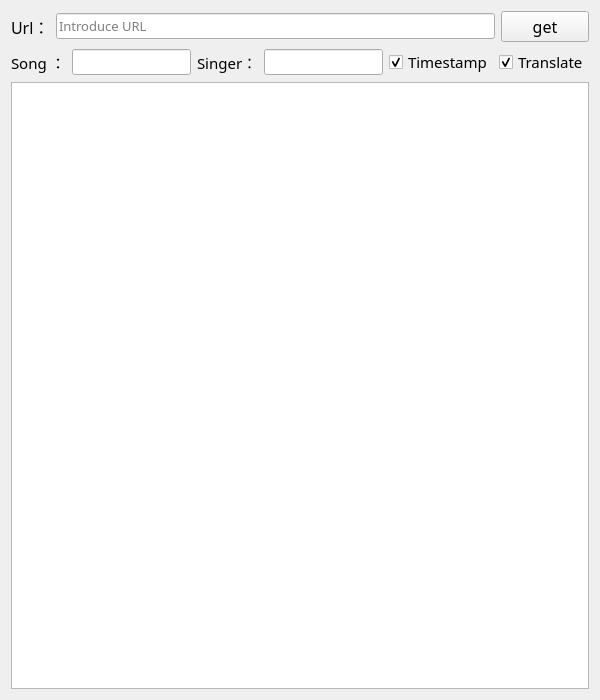
<?xml version="1.0" encoding="UTF-8"?>
<ui version="4.0">
 <class>MainWindow</class>
 <widget class="QMainWindow" name="MainWindow">
  <property name="geometry">
   <rect>
    <x>0</x>
    <y>0</y>
    <width>600</width>
    <height>700</height>
   </rect>
  </property>
  <property name="minimumSize">
   <size>
    <width>600</width>
    <height>700</height>
   </size>
  </property>
  <property name="maximumSize">
   <size>
    <width>600</width>
    <height>700</height>
   </size>
  </property>
  <property name="baseSize">
   <size>
    <width>450</width>
    <height>0</height>
   </size>
  </property>
  <property name="windowTitle">
   <string>歌词下载器</string>
  </property>
  <widget class="QWidget" name="centralWidget">
   <layout class="QVBoxLayout" name="verticalLayout">
    <item>
     <layout class="QVBoxLayout" name="mainLayout">
      <item>
       <layout class="QHBoxLayout" name="layoulayou_1" stretch="0,5,1">
        <item>
         <widget class="QLabel" name="songUrlLabel">
          <property name="font">
           <font>
            <family>微软雅黑</family>
            <pointsize>12</pointsize>
           </font>
          </property>
          <property name="text">
           <string>Url：</string>
          </property>
         </widget>
        </item>
        <item>
         <widget class="QLineEdit" name="songUrlEdit">
          <property name="font">
           <font>
            <family>微软雅黑</family>
            <pointsize>10</pointsize>
           </font>
          </property>
          <property name="text">
           <string/>
          </property>
          <property name="placeholderText">
           <string>Introduce URL</string>
          </property>
         </widget>
        </item>
        <item>
         <widget class="QPushButton" name="pushButton">
          <property name="font">
           <font>
            <family>Monaco</family>
            <pointsize>12</pointsize>
           </font>
          </property>
          <property name="text">
           <string>get</string>
          </property>
          <property name="shortcut">
           <string>Return</string>
          </property>
         </widget>
        </item>
       </layout>
      </item>
      <item>
       <layout class="QHBoxLayout" name="horizontalLayout">
        <item>
         <widget class="QLabel" name="songNameLabel">
          <property name="font">
           <font>
            <family>微软雅黑</family>
            <pointsize>11</pointsize>
           </font>
          </property>
          <property name="text">
           <string>Song ：</string>
          </property>
         </widget>
        </item>
        <item>
         <widget class="QLineEdit" name="songNameEdit">
          <property name="minimumSize">
           <size>
            <width>0</width>
            <height>0</height>
           </size>
          </property>
          <property name="font">
           <font>
            <family>微软雅黑</family>
            <pointsize>10</pointsize>
           </font>
          </property>
          <property name="text">
           <string/>
          </property>
          <property name="readOnly">
           <bool>false</bool>
          </property>
         </widget>
        </item>
        <item>
         <widget class="QLabel" name="singerLabel">
          <property name="font">
           <font>
            <family>微软雅黑</family>
            <pointsize>11</pointsize>
           </font>
          </property>
          <property name="text">
           <string>Singer：</string>
          </property>
         </widget>
        </item>
        <item>
         <widget class="QLineEdit" name="singerEdit">
          <property name="font">
           <font>
            <family>微软雅黑</family>
            <pointsize>10</pointsize>
           </font>
          </property>
          <property name="text">
           <string/>
          </property>
          <property name="readOnly">
           <bool>false</bool>
          </property>
         </widget>
        </item>
        <item>
         <widget class="QCheckBox" name="timeCheck">
          <property name="font">
           <font>
            <family>微软雅黑</family>
            <pointsize>11</pointsize>
           </font>
          </property>
          <property name="text">
           <string>Timestamp</string>
          </property>
          <property name="checked">
           <bool>true</bool>
          </property>
         </widget>
        </item>
        <item>
         <widget class="QCheckBox" name="transCheck">
          <property name="font">
           <font>
            <family>微软雅黑</family>
            <pointsize>11</pointsize>
           </font>
          </property>
          <property name="text">
           <string>Translate</string>
          </property>
          <property name="checked">
           <bool>true</bool>
          </property>
         </widget>
        </item>
       </layout>
      </item>
      <item>
       <widget class="QTextEdit" name="Lrc">
        <property name="minimumSize">
         <size>
          <width>0</width>
          <height>520</height>
         </size>
        </property>
        <property name="font">
         <font>
          <family>微软雅黑</family>
          <pointsize>10</pointsize>
         </font>
        </property>
        <property name="frameShape">
         <enum>QFrame::StyledPanel</enum>
        </property>
        <property name="html">
         <string>&lt;!DOCTYPE HTML PUBLIC &quot;-//W3C//DTD HTML 4.0//EN&quot; &quot;http://www.w3.org/TR/REC-html40/strict.dtd&quot;&gt;
&lt;html&gt;&lt;head&gt;&lt;meta name=&quot;qrichtext&quot; content=&quot;1&quot; /&gt;&lt;style type=&quot;text/css&quot;&gt;
p, li { white-space: pre-wrap; }
&lt;/style&gt;&lt;/head&gt;&lt;body style=&quot; font-family:'微软雅黑'; font-size:10pt; font-weight:400; font-style:normal;&quot;&gt;
&lt;p style=&quot;-qt-paragraph-type:empty; margin-top:0px; margin-bottom:0px; margin-left:0px; margin-right:0px; -qt-block-indent:0; text-indent:0px; font-family:'SimSun'; font-size:9pt;&quot;&gt;&lt;br /&gt;&lt;/p&gt;&lt;/body&gt;&lt;/html&gt;</string>
        </property>
       </widget>
      </item>
     </layout>
    </item>
   </layout>
  </widget>
 </widget>
 <layoutdefault spacing="6" margin="11"/>
 <resources/>
 <connections/>
</ui>
